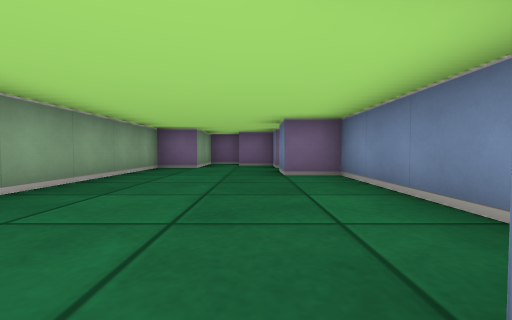
[1] (above)

12 first-person views from a walk through a cub3D ray-caster map. The camera is about half as high as the walls, tilts 2° down and sees 90° across. The floor is counted in squares. Each view is taken from the middle of a square. On the plan, view 1 faces up. The plan holds only what a view shows up to about 9 squares ahead; the rest is blank.

[2]
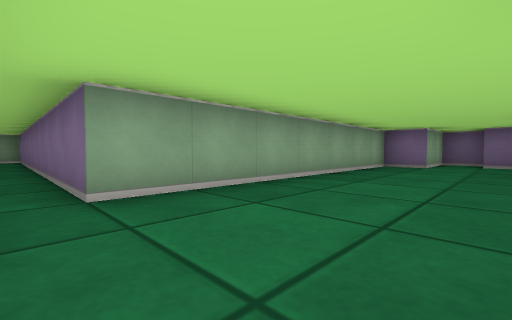

[3]
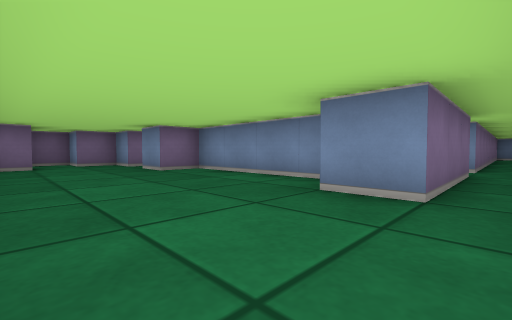

[4]
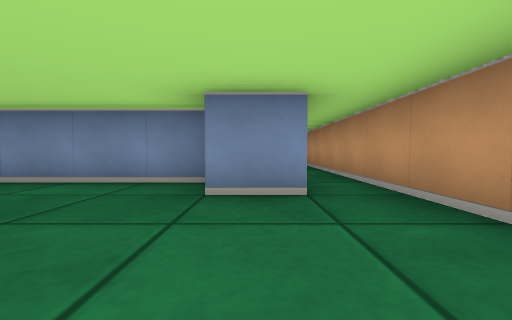

[5]
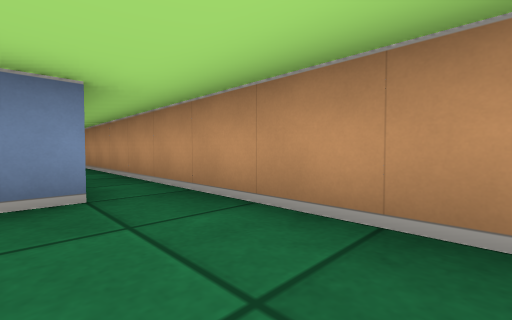

[6]
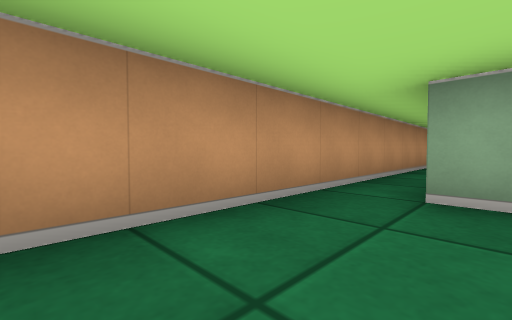

[7]
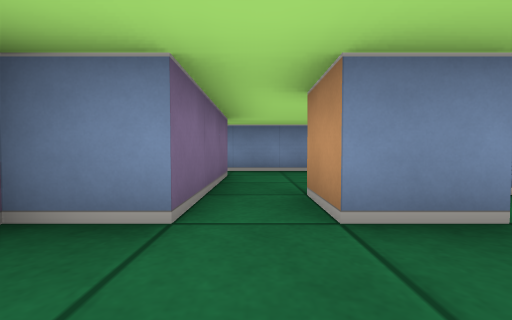

[8]
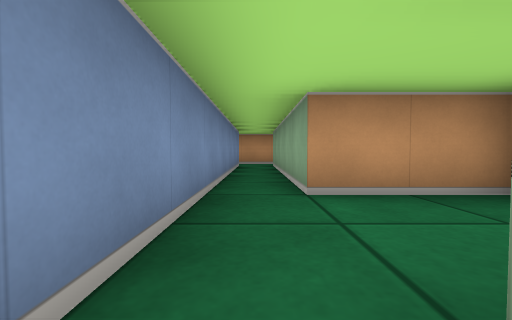

[9]
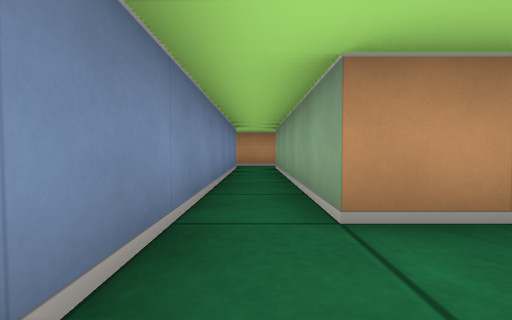

[10]
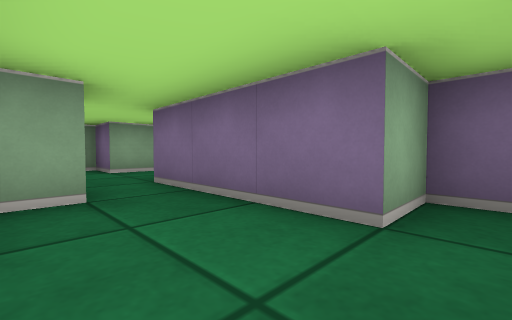

[11]
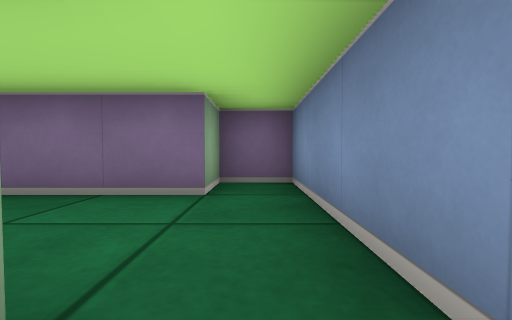

[12]
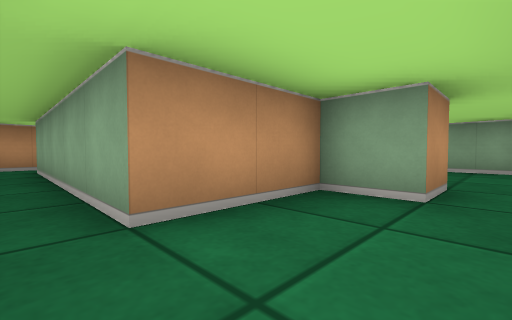

### Floor plan
Ten units are one square. View 1 is at (0, 0); x grows to the right and y downward. Boxes are objects, and circles mark ways between rooms. Rooms are numbered by the first view taken in them; rooms with no view inside come last. Other rooms are left out.
<svg viewBox="-127 -90 234 110">
<path fill="none" stroke="#000" d="M15 -6 15 -45 5 -45 5 -55 15 -55M15 -45 25 -45M35 5 5 5 5 -5M25 -65 5 -65 5 -75 -5 -75 -5 -85 -15 -85 -15 -65 -25 -65 -25 5 -122 5M-75 15 35 15M45 -45 45 -75 35 -75 35 -65 25 -65M25 -45 35 -45M15 -55 15 -45M102 5 45 5 45 -45M35 15 55 15M35 -45 35 5"/>
<circle cx="20" cy="-60" r="3" fill="#2a7"/>
<circle cx="30" cy="10" r="3" fill="#2a7"/>
<circle cx="40" cy="-50" r="3" fill="#2a7"/>
<text x="-20" y="-20">1</text>
<text x="40" y="-60">2</text>
<text x="70" y="10">3</text>
</svg>
Room 1 opens to room 2. Room 1 opens to room 3. Room 2 opens to room 3.

Where each view was taken, in squares from view 1:
view 1: 0 up, 0 right, facing up
view 2: 1 down, 0 right, facing up-left
view 3: 1 down, 2 left, facing up-right
view 4: 0 up, 2 left, facing right
view 5: 0 up, 2 left, facing down-right
view 6: 0 up, 0 right, facing down-left
view 7: 6 up, 1 left, facing right
view 8: 7 up, 4 right, facing down
view 9: 6 up, 4 right, facing down
view 10: 5 up, 4 right, facing up-left
view 11: 4 up, 4 right, facing up
view 12: 6 up, 4 right, facing down-left
